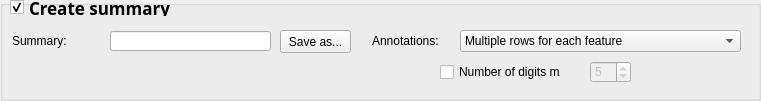
   <widget class="QGroupBox" name="groupBox_create_summary">
    <property name="geometry">
     <rect>
      <x>20</x>
      <y>657</y>
      <width>761</width>
      <height>101</height>
     </rect>
    </property>
    <property name="title">
     <string/>
    </property>
    <widget class="QLineEdit" name="lineEdit_summary_filename">
     <property name="geometry">
      <rect>
       <x>110</x>
       <y>31</y>
       <width>161</width>
       <height>20</height>
      </rect>
     </property>
     <property name="text">
      <string/>
     </property>
     <property name="readOnly">
      <bool>true</bool>
     </property>
    </widget>
    <widget class="QPushButton" name="pushButton_summary_filename">
     <property name="geometry">
      <rect>
       <x>280</x>
       <y>30</y>
       <width>71</width>
       <height>23</height>
      </rect>
     </property>
     <property name="minimumSize">
      <size>
       <width>63</width>
       <height>23</height>
      </size>
     </property>
     <property name="text">
      <string>Save as...</string>
     </property>
    </widget>
    <widget class="QLabel" name="label_summary_filename">
     <property name="enabled">
      <bool>true</bool>
     </property>
     <property name="geometry">
      <rect>
       <x>12</x>
       <y>33</y>
       <width>111</width>
       <height>16</height>
      </rect>
     </property>
     <property name="text">
      <string>Summary:</string>
     </property>
    </widget>
    <widget class="QSpinBox" name="spinBox_mz_digits">
     <property name="enabled">
      <bool>false</bool>
     </property>
     <property name="geometry">
      <rect>
       <x>590</x>
       <y>61</y>
       <width>41</width>
       <height>22</height>
      </rect>
     </property>
     <property name="maximum">
      <number>1000000</number>
     </property>
     <property name="value">
      <number>5</number>
     </property>
     <property name="displayIntegerBase">
      <number>10</number>
     </property>
    </widget>
    <widget class="QCheckBox" name="checkBox_mz_digits">
     <property name="enabled">
      <bool>true</bool>
     </property>
     <property name="geometry">
      <rect>
       <x>440</x>
       <y>62</y>
       <width>121</width>
       <height>20</height>
      </rect>
     </property>
     <property name="text">
      <string>Number of digits m/z:</string>
     </property>
     <property name="checked">
      <bool>false</bool>
     </property>
    </widget>
    <widget class="QCheckBox" name="checkBox_create_summary">
     <property name="enabled">
      <bool>true</bool>
     </property>
     <property name="geometry">
      <rect>
       <x>10</x>
       <y>-1</y>
       <width>261</width>
       <height>17</height>
      </rect>
     </property>
     <property name="font">
      <font>
       <family>.SF NS Text</family>
       <pointsize>13</pointsize>
       <weight>75</weight>
       <bold>true</bold>
      </font>
     </property>
     <property name="text">
      <string>Create summary</string>
     </property>
     <property name="checked">
      <bool>true</bool>
     </property>
    </widget>
    <widget class="QComboBox" name="comboBox_annotations_format">
     <property name="geometry">
      <rect>
       <x>460</x>
       <y>30</y>
       <width>281</width>
       <height>22</height>
      </rect>
     </property>
     <item>
      <property name="text">
       <string>Multiple rows for each feature</string>
      </property>
     </item>
     <item>
      <property name="text">
       <string>Single row for each feature and separate columns</string>
      </property>
     </item>
     <item>
      <property name="text">
       <string>Single row for each feature and merged columns</string>
      </property>
     </item>
    </widget>
    <widget class="QLabel" name="label_annotations_format">
     <property name="enabled">
      <bool>true</bool>
     </property>
     <property name="geometry">
      <rect>
       <x>372</x>
       <y>33</y>
       <width>111</width>
       <height>16</height>
      </rect>
     </property>
     <property name="text">
      <string>Annotations:</string>
     </property>
    </widget>
   </widget>
